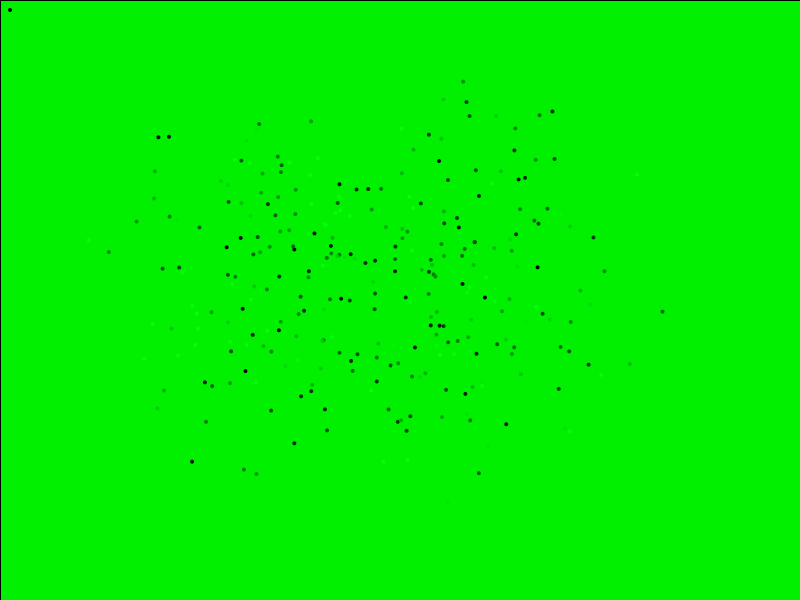
Frame 1 (no input)
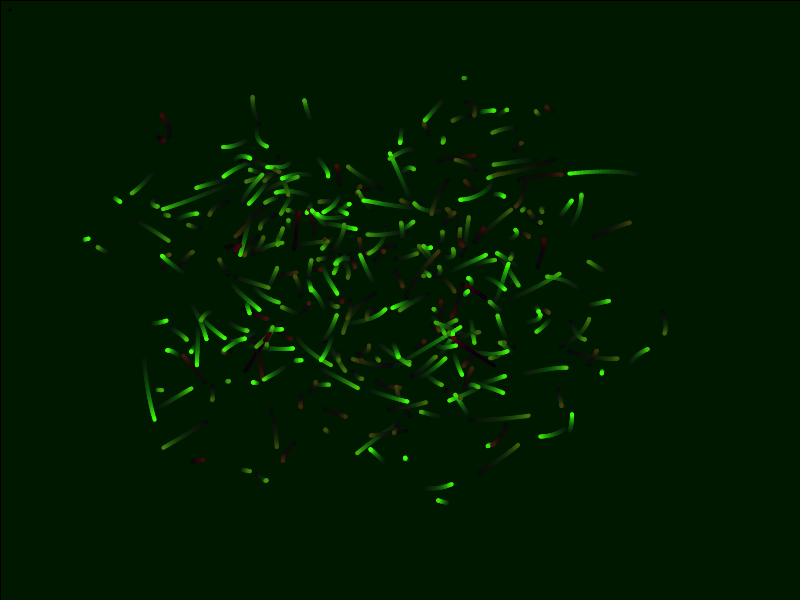
Frame 60 (the mouse pressed at the canvas centre just before this capture)
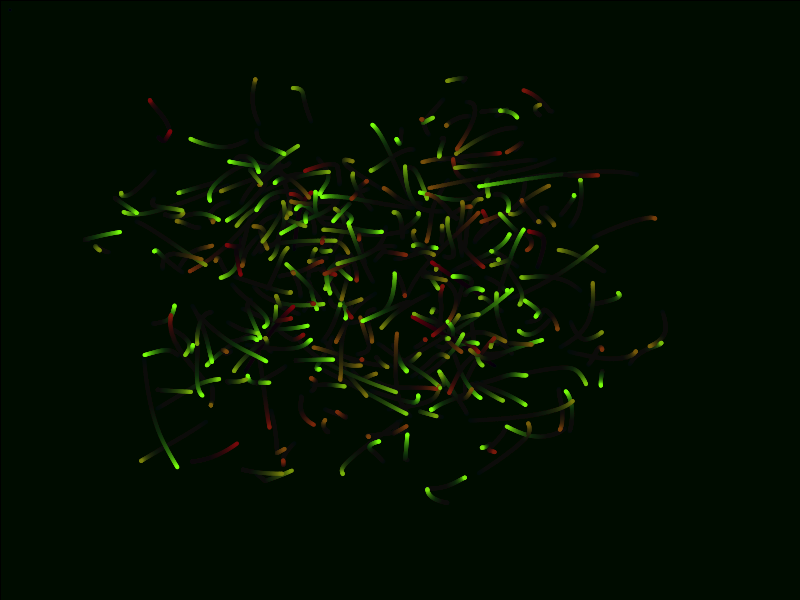
Frame 120 (the mouse held since frame 60 and released just before this capture)

The Processing sketch that drew these frames (run headless with seeded random() and noise(); from frame 60 on, the mouse is pressed at the canvas centre):

// Processing sketch: Magic_Worms
// ── Magic_Worms.pde
int spot = 10;
float x = 10;
float y = 10;
void setup(){
   size(800,600);   
  background(0,250,0);
}

void draw(){


makeMagical();
  for(int i = 0; i <299; i++){
    fill(frameCount,i,10);
    ellipse(x,y,4,4);
x = getWormX(i);
y = getWormY(i);
  }
}

float frequency = .001;
float noiseInterval = PI;

void makeMagical() {
     fill( 0, 0, 0, 10 );
     rect(0, 0, width, height);
     noStroke();
}

float getWormX(int i) {
     return map(noise(i*noiseInterval + frameCount * frequency), 0, 1, 0, width);
}

float getWormY(int i) {
     return map(noise(i*noiseInterval+1 + frameCount * frequency), 0, 1, 0, height);
}
